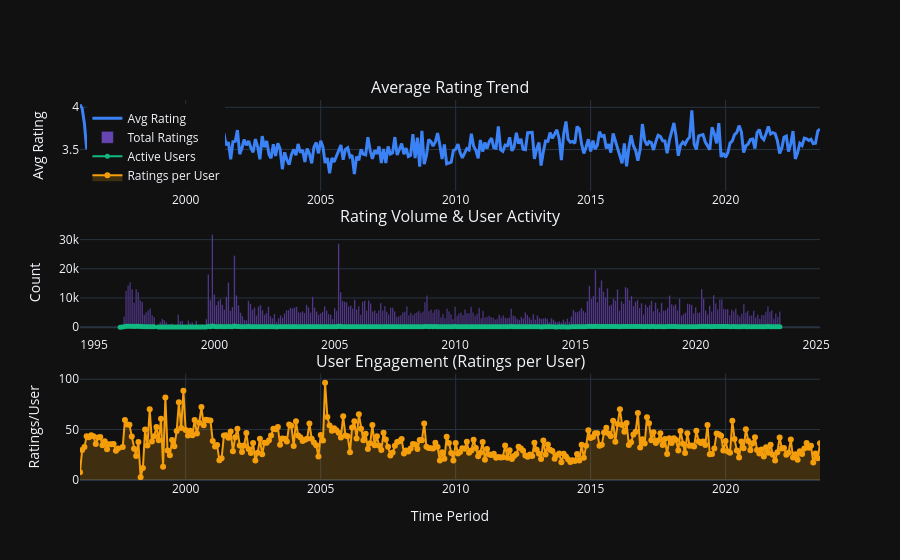

The notebook cell this image was saved under:
### Code cell
# 3. Temporal Trends Analysis
print("\n" + "=" * 70)
print("TEMPORAL TRENDS ANALYSIS")
print("=" * 70)

# Aggregate by year-month
ratings_df['year_month'] = ratings_df['date'].dt.to_period('M').astype(str)

temporal_data = ratings_df.groupby('year_month').agg({
    'rating': ['mean', 'count'],
    'userId': 'nunique',
    'movieId': 'nunique'
}).reset_index()

temporal_data.columns = ['year_month', 'avg_rating', 'num_ratings', 
                        'unique_users', 'unique_movies']

# Calculate engagement metrics
temporal_data['ratings_per_user'] = (
    temporal_data['num_ratings'] / temporal_data['unique_users']
)

# Create comprehensive temporal visualization
fig = make_subplots(
    rows=3, cols=1,
    subplot_titles=('Average Rating Trend', 'Rating Volume & User Activity', 
                  'User Engagement (Ratings per User)'),
    vertical_spacing=0.1,
    row_heights=[0.3, 0.35, 0.35]
)

# Row 1: Average rating
fig.add_trace(
    go.Scatter(
        x=temporal_data['year_month'],
        y=temporal_data['avg_rating'],
        mode='lines',
        name='Avg Rating',
        line=dict(color='#3b82f6', width=3),
        hovertemplate='%{x}<br>Avg Rating: %{y:.2f}<extra></extra>'
    ),
    row=1, col=1
)

# Row 2: Rating volume (bar) and users (line)
fig.add_trace(
    go.Bar(
        x=temporal_data['year_month'],
        y=temporal_data['num_ratings'],
        name='Total Ratings',
        marker_color='#8b5cf6',
        opacity=0.7,
        hovertemplate='%{x}<br>Ratings: %{y:,}<extra></extra>'
    ),
    row=2, col=1
)

fig.add_trace(
    go.Scatter(
        x=temporal_data['year_month'],
        y=temporal_data['unique_users'],
        mode='lines+markers',
        name='Active Users',
        line=dict(color='#10b981', width=2),
        marker=dict(size=5),
        hovertemplate='%{x}<br>Users: %{y:,}<extra></extra>'
    ),
    row=2, col=1
)

# Row 3: Engagement metric
fig.add_trace(
    go.Scatter(
        x=temporal_data['year_month'],
        y=temporal_data['ratings_per_user'],
        mode='lines+markers',
        name='Ratings per User',
        line=dict(color='#f59e0b', width=2),
        marker=dict(size=6),
        fill='tozeroy',
        fillcolor='rgba(245, 158, 11, 0.2)',
        hovertemplate='%{x}<br>Avg: %{y:.2f} ratings/user<extra></extra>'
    ),
    row=3, col=1
)

fig.update_xaxes(title_text="Time Period", row=3, col=1)
fig.update_yaxes(title_text="Avg Rating", row=1, col=1)
fig.update_yaxes(title_text="Count", row=2, col=1)
fig.update_yaxes(title_text="Ratings/User", row=3, col=1)

fig.update_layout(
    template='plotly_dark',
    height=1000,
    showlegend=True,
    legend=dict(x=0.01, y=0.99)
)

fig.show()

print("\nKey Temporal Insights:")
print(f"  • Peak activity month: {temporal_data.loc[temporal_data['num_ratings'].idxmax(), 'year_month']}")
print(f"  • Average rating trend: {temporal_data['avg_rating'].iloc[-1]:.2f} (latest) vs {temporal_data['avg_rating'].iloc[0]:.2f} (earliest)")
print(f"  • User engagement: {temporal_data['ratings_per_user'].mean():.2f} ratings/user (average)")

### Figure 1 — Plotly figure (JSON) as saved in the notebook; plotly's stock layout.template omitted (floating-point values rounded to 4 significant figures; data arrays with more than 128 entries replaced by an {"elided": "..."} marker saying what was removed)
{"data": [{"hovertemplate": "%{x}<br>Avg Rating: %{y:.2f}<extra></extra>", "line": {"color": "#3b82f6", "width": 3}, "mode": "lines", "name": "Avg Rating", "type": "scatter", "x": {"elided": "329 str values"}, "xaxis": "x", "y": {"elided": "329 float values"}, "yaxis": "y"}, {"hovertemplate": "%{x}<br>Ratings: %{y:,}<extra></extra>", "marker": {"color": "#8b5cf6"}, "name": "Total Ratings", "opacity": 0.7, "type": "bar", "x": {"elided": "329 str values"}, "xaxis": "x2", "y": {"elided": "329 int values"}, "yaxis": "y2"}, {"hovertemplate": "%{x}<br>Users: %{y:,}<extra></extra>", "line": {"color": "#10b981", "width": 2}, "marker": {"size": 5}, "mode": "lines+markers", "name": "Active Users", "type": "scatter", "x": {"elided": "329 str values"}, "xaxis": "x2", "y": {"elided": "329 int values"}, "yaxis": "y2"}, {"fill": "tozeroy", "fillcolor": "rgba(245, 158, 11, 0.2)", "hovertemplate": "%{x}<br>Avg: %{y:.2f} ratings/user<extra></extra>", "line": {"color": "#f59e0b", "width": 2}, "marker": {"size": 6}, "mode": "lines+markers", "name": "Ratings per User", "type": "scatter", "x": {"elided": "329 str values"}, "xaxis": "x3", "y": {"elided": "329 float values"}, "yaxis": "y3"}], "layout": {"annotations": [{"font": {"size": 16}, "showarrow": false, "text": "Average Rating Trend", "x": 0.5, "xanchor": "center", "xref": "paper", "y": 1, "yanchor": "bottom", "yref": "paper"}, {"font": {"size": 16}, "showarrow": false, "text": "Rating Volume & User Activity", "x": 0.5, "xanchor": "center", "xref": "paper", "y": 0.66, "yanchor": "bottom", "yref": "paper"}, {"font": {"size": 16}, "showarrow": false, "text": "User Engagement (Ratings per User)", "x": 0.5, "xanchor": "center", "xref": "paper", "y": 0.28, "yanchor": "bottom", "yref": "paper"}], "autosize": true, "legend": {"x": 0.01, "y": 0.99}, "showlegend": true, "xaxis": {"anchor": "y", "autorange": true, "domain": [0, 1], "range": ["1996-02-01", "2023-07-01"], "type": "date"}, "xaxis2": {"anchor": "y2", "autorange": true, "domain": [0, 1], "range": ["1994-05-13 07:33:59.1871", "2025-03-20 16:26:00.8129"], "type": "date"}, "xaxis3": {"anchor": "y3", "autorange": true, "domain": [0, 1], "range": ["1996-02-01", "2023-07-01"], "title": {"text": "Time Period"}, "type": "date"}, "yaxis": {"anchor": "x", "autorange": true, "domain": [0.76, 1], "range": [3.007, 4.086], "title": {"text": "Avg Rating"}, "type": "linear"}, "yaxis2": {"anchor": "x2", "autorange": true, "domain": [0.38, 0.66], "range": [-2274.0, 33540.0], "title": {"text": "Count"}, "type": "linear"}, "yaxis3": {"anchor": "x3", "autorange": true, "domain": [0, 0.28], "range": [0, 103.4], "title": {"text": "Ratings/User"}, "type": "linear"}}}
